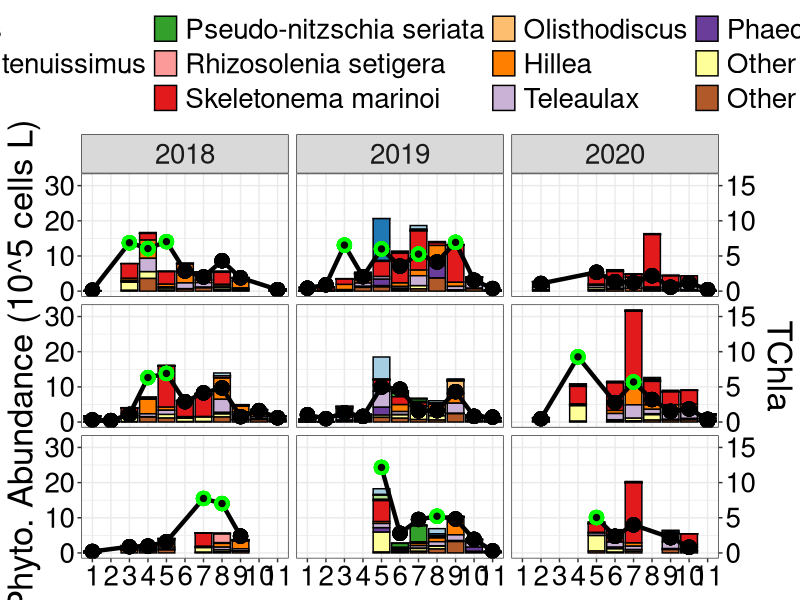
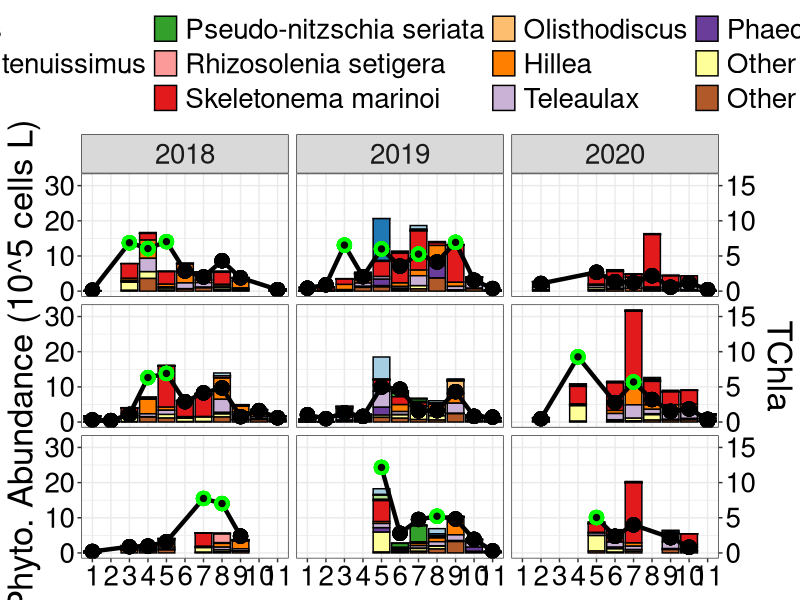

These charts were generated, in order, by the following R code:
## ---- chunk 1
#Upload packages
library(tidyverse)
library(readxl)
library(here)
library(patchwork)
library(RColorBrewer)
library(ggpubr)
library(broom)

## ---- chunk 2
#Upload data from my master data standardization sheet
micro <- read_csv(here("outputs", "micro_all_2022-11-25.csv")) 

#Uploading chl data that has been converted to TChla
chl <- read_csv(here("outputs", "tchla_calibration_2022-11-15.csv"))

## ---- chunk 3
#Remove QU39
micro <- micro %>% 
  filter(!site_id == "QU39")



## ---- chunk 4
#Add year column
micro <- micro %>% 
  mutate(year = lubridate::year(date),
         month = lubridate::month(date)) %>% 
  relocate(year, .after = date) %>% 
  relocate(month, .after = year)


test <- micro %>% 
  filter(site_id == "QCS01") %>% 
  distinct(date)


micro <- micro %>%  
  mutate(month_surv = lubridate::month(date),
         month_surv = case_when(date == "2019-08-29" ~ 9,
                                date == "2019-08-31" ~ 9,
                                date == "2019-11-27" ~ 12,
                             TRUE ~ as.numeric (month_surv)))
## ---- chunk 5
# Changing site_id to location 
micro <- micro %>% 
    mutate(location = case_when(site_id == "DFO2" ~ "F",
                              site_id == "KC10" ~ "C",
                              site_id == "QCS01" ~ "S",
                              TRUE ~ as.character(site_id))) %>% 
  relocate(location, .after = site_id)

chl <- chl %>% 
    mutate(location = case_when(site_id == "DFO2" ~ "F",
                              site_id == "KC10" ~ "C",
                              site_id == "QCS01" ~ "S",
                              TRUE ~ as.character(site_id))) %>% 
  relocate(location, .after = site_id)
## ---- chunk 6
micro_all <- micro 

#Order locations from fjord to shelf
order_loc <- c("F", "C", "S")

#Chemtax - Specify order of phyto groups for figures
micro_all <- arrange(mutate(micro_all,
                         location = factor(location, levels = order_loc)))


micro_all <- micro_all %>% 
  filter(trophicStatus == "auto")
#I want to look at species that never contribute to more than a certain percentage to the total biomass

#Make a total diatom sum column for each date and then divide each species count by the total to derive a relative contribution
micro_all <- micro_all %>% 
  group_by(date, location) %>% 
  mutate(sum_count = sum(species_sum)) %>% 
  ungroup() %>% 
  mutate(perc = species_sum/sum_count)

#Make a column showing the max contribution for each species
micro_all <- micro_all %>% 
  group_by(scientificName) %>% 
  mutate(max = max(perc),
         max_abund = max(species_sum)) %>% 
  ungroup()
## ---- chunk 7
micro_all_gt10_perc <- micro_all %>% 
  mutate(scientificName2 = ifelse(max < 0.25 & group == "Bacillariophyta",
                                  "Other diatom", scientificName)) %>% 
  mutate(scientificName2 = ifelse(max < 0.25 & !group == "Bacillariophyta",
                                  "Other flagellate", scientificName2))
## ---- chunk 8
micro_all_gt10_perc2 <- micro_all_gt10_perc %>% 
  group_by(date, month_surv, location, scientificName2) %>% 
  summarise(species_sum = sum(species_sum)) %>% 
  ungroup()
## ---- chunk 9
micro_all_c <- micro_all_gt10_perc2  

colourCount_c = length(unique(micro_all_c$scientificName2))
getPalette_c = colorRampPalette(brewer.pal(12, "Paired"))
## ---- chunk 10
spec_dist <- micro_all_c %>% 
  distinct(scientificName2)

#25%
spec_ord <- c("Biddulphiales", #
              "Chaetoceros tenuissimus", #
              "Pennales", #
              "Pseudo-nitzschia seriata", #
              "Rhizosolenia setigera", #
              "Skeletonema marinoi", #
              "Olisthodiscus", #
              "Hillea", #
              "Teleaulax", #
              "Phaeocystis pouchetii", #
              "Other diatom", #
              "Other flagellate") #

#20%
# spec_ord <- c("Biddulphiales",
#               "Chaetoceros cinctus",
#               "Chaetoceros tenuissimus",
#               "Pseudo-nitzschia seriata",
#               "Rhizosolenia setigera",
#               "Skeletonema marinoi small",
#               "Skeletonema marinoi large",
#               "Olisthodiscus",
#               "Hillea",
#               "Teleaulax",
#               "Phaeocystis pouchetii",
#               "Pyramimonas orientalis",
#               "Other")

#10%
# spec_ord <- c("Biddulphiales",
#               "Chaetoceros cinctus",
#               "Chaetoceros tenuissimus",
#               "Pseudo-nitzschia",
#               
#               "Rhizosolenia setigera",
#               "Skeletonema marinoi large",
#               "Skeletonema marinoi small",
#               "Thalassiosira nordenskioeldii",
#               "Thalassiosira pacifica",
#               "Olisthodiscus",
#               "Hillea",
#               "Teleaulax",
#               "Pterosperma",
#               "Pyramimonas orientalis",
#               "Phaeocystis pouchetii")

micro_all_c <- arrange(mutate(micro_all_c,
                         scientificName2 = factor(scientificName2,
                                                 levels = spec_ord)))
## ---- chunk 11
micro_all_chl <- micro_all_c %>% 
  left_join(chl)

micro_all_chl <- arrange(mutate(micro_all_chl,
                         location = factor(location, levels = order_loc)))
## ---- chunk 12
coeff <- 2

micro_all_chl %>%   
  mutate(year = lubridate::year(date)) %>% 
  ggplot() + 
  geom_bar(aes(x = as.factor(month_surv), y = species_sum/100000, 
           fill = scientificName2), stat = "identity", position = "stack",
           color = "black") +
  scale_fill_manual(values = getPalette_c(colourCount_c)) +
  geom_line(aes(x = month_surv, y = tchla*coeff), size = 1.5) +
  geom_point(aes(x = month_surv, y = tchla*coeff, 
                 color = ifelse(tchla < 5, "Fail", "Pass")), size = 2.5, pch = 21,
             stroke = 2, fill = "black") +
  scale_y_continuous(name = "Phyto. Abundance (10^5 cells L)",
                     sec.axis = sec_axis(~ . /coeff, name = "TChla")) +
  scale_color_manual(values = c("black", "green"))+
  facet_grid(location ~ year) +
  theme_bw() +
  theme(text = element_text(size = 25),
        axis.title.x = element_blank(),
        # axis.text.y = element_blank(),
        axis.text = element_text(colour = "black"),
        legend.position = "top",
        legend.direction = "horizontal",
        legend.title = element_blank(),
        strip.background.y = element_blank(),
        strip.text.y = element_blank()) +
  guides(fill = guide_legend(ncol = 4),
         color = "none")

ggsave(here("figures_species_timeseries", "compositions_all_25_perc.png"),
       width = 16, height = 10, dpi = 300)
